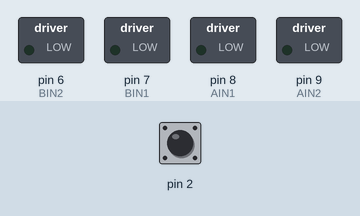
Recording of a sketch running on a simulated Arduino Uno, built with avr-gcc and run on an emulated ATmega328P. Shown: switched loads named in the sketch (green lamp = pin HIGH). The inputs (shaded band) are chosen by the test bench; at power-on: pin 2 LOW.

Above: at 0.1 s.
At 1.2 s:
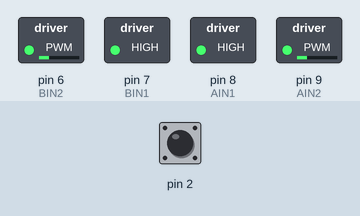
1.3 s: pin 2 pulsed HIGH 2 times (0.12 s each, 0.3 s apart)
At 2.5 s:
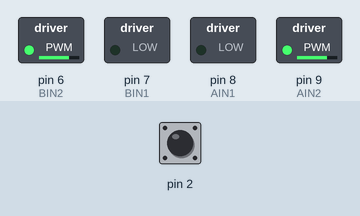
Timing chart, 0 to 4.3 s (numbered marks = the images above; inputs shaded):
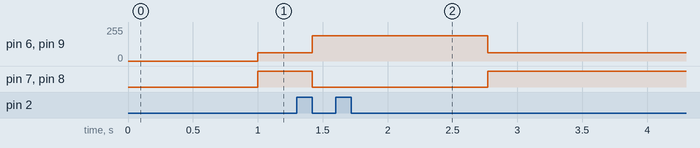

Measured:
- after the input at 1.3 s, pin 6 (BIN2), pin 9 (AIN2): 63/255 → 191/255 after 0.12 s, → 63/255 1.4 s later; pin 7 (BIN1), pin 8 (AIN1): HIGH → LOW after 0.12 s, → HIGH 1.4 s later

The sketch:

ultrasonidos.ino
```cpp
void setup() {

}

void loop() {
  long int distancia = sonar(2);
  if (distancia<10){
    drive(-75,-75,50);
  }
  else {
    drive(75,75,50);
  }
}

void drive(int izquierda, int derecha, int tiempo)
{
  //Arduino UNO y driver TB6612/DRV8833
  const int AIN2 = 9; // PWMA
  const int AIN1 = 8;
  const int BIN1 = 7;
  const int BIN2 = 6; // PWMB

  pinMode(AIN1,OUTPUT);
  pinMode(AIN2,OUTPUT);
  pinMode(BIN1,OUTPUT);
  pinMode(BIN2,OUTPUT);

  izquierda=map(constrain(izquierda,-100,100),-100,100,-255,255);
  derecha=map(constrain(derecha,-100,100),-100,100,-255,255);

  digitalWrite(AIN1, izquierda<0);
  analogWrite(AIN2, izquierda + 255 * (izquierda < 0));
  digitalWrite(BIN1, derecha < 0);
  analogWrite(BIN2, derecha + 255 * (derecha < 0));

  delay(tiempo);
}

unsigned long sonar(int pin)
{
  double calibracion = 0.017; // Calibración del sensor
  pinMode(pin, OUTPUT);
  digitalWrite(pin,LOW); // Envía un pulso ultrasónico
  delayMicroseconds(5);
  digitalWrite(pin, HIGH);
  delayMicroseconds(10);
  pinMode(pin, INPUT);
  unsigned long tiempo=pulseIn(pin, HIGH); // Espera a recibir la respuesta
  unsigned long distancia= int(calibracion*tiempo); // Calcula la distancia
  return distancia;
}
```
